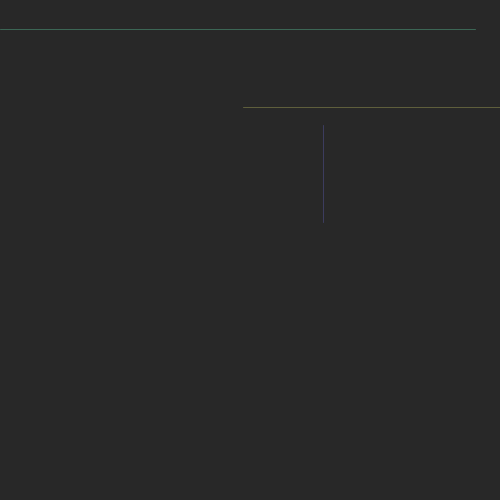
Frame 1 (no input)
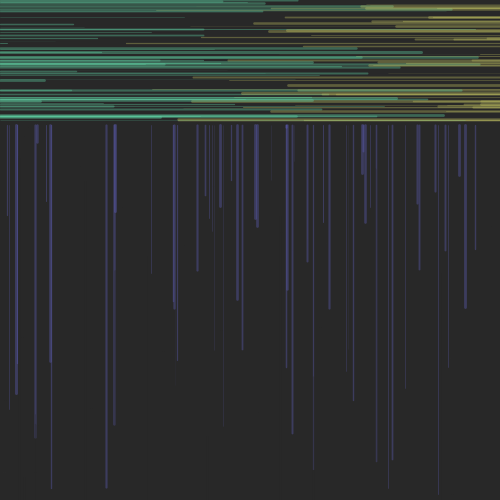
Frame 60 (the mouse pressed at the canvas centre just before this capture)
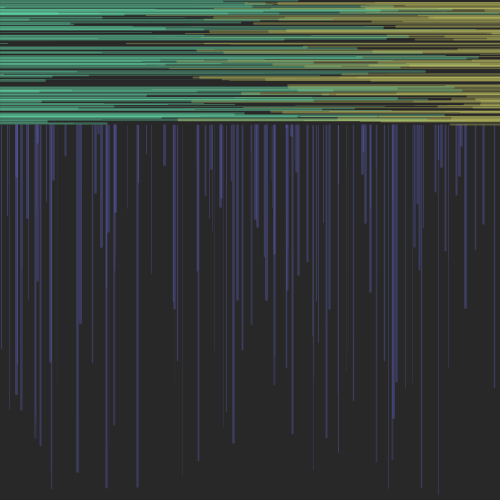
Frame 120 (the mouse held since frame 60 and released just before this capture)

The Processing sketch that drew these frames (run headless with seeded random() and noise(); from frame 60 on, the mouse is pressed at the canvas centre):

// Processing sketch: jan1likeanewmanbutnot
// ── jan1likeanewmanbutnot.pde
int SIZE = 500;
int MID = SIZE/2;
int clow = 100;
int chigh = 200;
int o = 85;

void setup() {
  surface.setSize(SIZE, SIZE);
  background(40);
  frameRate(35);
  stroke(25, 80);
  noFill();
}

void draw() {
  topLeft(color(clow, clow, chigh, o));
  topRight(color(clow, chigh+25, chigh-25, o));
  lowerTop(color(chigh, chigh, clow, o));
  lowerBottom(color(40, o));
  varyWeight();
}

void varyWeight() {
  float w = random(3);
  strokeWeight(w);
}

void topLeft(color c) {
  stroke(c);
  float x = random(0, SIZE);
  float y = random(MID/2, SIZE);
  line(x, MID/2, x, y);
}

void topRight(color c) {
  stroke(c);
  float x2 = random(0, SIZE);
  float y = random(0, MID/2);
  line(0, y, x2, y);
}


void lowerTop(color c) {
  stroke(c);
  float y = random(0, MID/2);
  float x = random(MID/2, SIZE);
  line(x, y, SIZE, y);
}

void lowerBottom(color c) {
  stroke(c);
  float x = random(0, SIZE);
  float y = random(MID/2, SIZE);
  line(x, y, x, SIZE);
}
